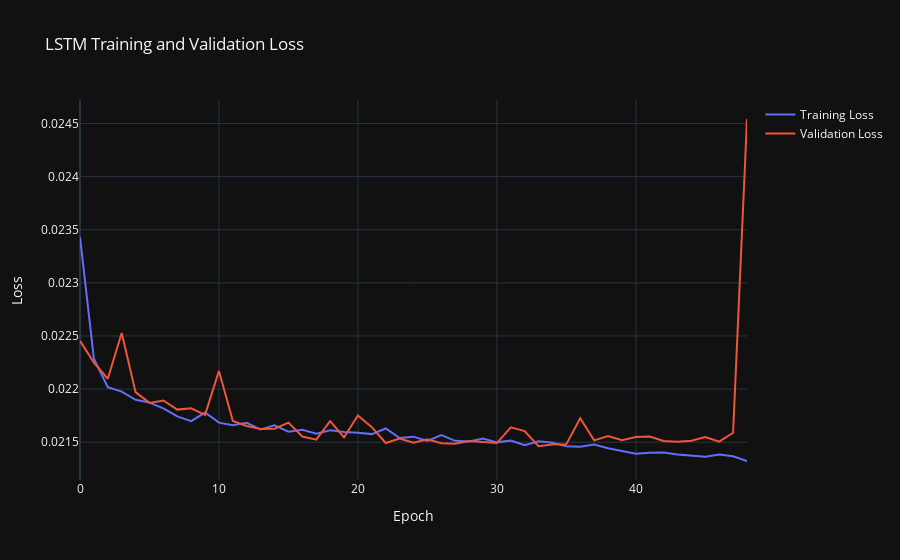
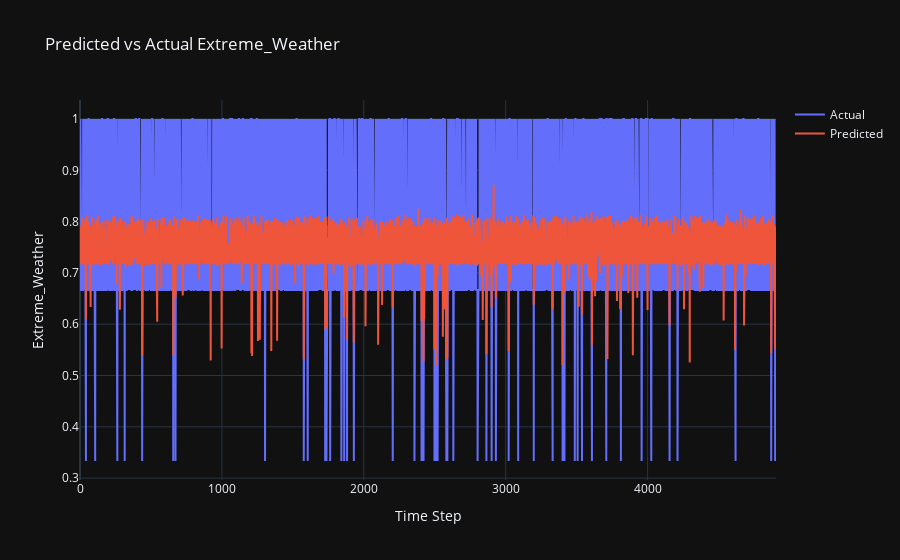

These figures' notebook cell, in order:
### Code cell
# Evaluate the model
y_pred = model.predict(X_test).flatten()
y_pred_binary = (y_pred > 0.5).astype(int)
y_test_binary = (y_test > 0.5).astype(int)

# Metrics
accuracy = accuracy_score(y_test_binary, y_pred_binary)
precision = precision_score(y_test_binary, y_pred_binary, zero_division=1)
f1 = f1_score(y_test_binary, y_pred_binary, zero_division=1)
mae = mean_absolute_error(y_test, y_pred)
rmse = np.sqrt(mean_squared_error(y_test, y_pred))
r2 = r2_score(y_test, y_pred)

# Plot training history using Plotly
fig_loss = go.Figure()
fig_loss.add_trace(go.Scatter(y=history.history['loss'], mode='lines', name='Training Loss'))
fig_loss.add_trace(go.Scatter(y=history.history['val_loss'], mode='lines', name='Validation Loss'))
fig_loss.update_layout(title="LSTM Training and Validation Loss",
                       xaxis_title="Epoch",
                       yaxis_title="Loss",
                       template="plotly_dark")
fig_loss.show()

# Plot predictions vs actual using Plotly
fig_predictions = go.Figure()
fig_predictions.add_trace(go.Scatter(y=y_test, mode='lines', name='Actual'))
fig_predictions.add_trace(go.Scatter(y=y_pred, mode='lines', name='Predicted'))
fig_predictions.update_layout(title="Predicted vs Actual Extreme_Weather",
                              xaxis_title="Time Step",
                              yaxis_title="Extreme_Weather",
                              template="plotly_dark")
fig_predictions.show()

### Figure 1 — Plotly figure (JSON) as saved in the notebook; plotly's stock layout.template omitted (floating-point values rounded to 4 significant figures)
{"data": [{"mode": "lines", "name": "Training Loss", "type": "scatter", "y": [0.02343, 0.02229, 0.02202, 0.02198, 0.0219, 0.02187, 0.02182, 0.02174, 0.0217, 0.02178, 0.02168, 0.02166, 0.02168, 0.02162, 0.02166, 0.0216, 0.02162, 0.02158, 0.02161, 0.0216, 0.02159, 0.02158, 0.02163, 0.02154, 0.02155, 0.02151, 0.02157, 0.02151, 0.02151, 0.02153, 0.0215, 0.02152, 0.02147, 0.02151, 0.02149, 0.02146, 0.02146, 0.02148, 0.02144, 0.02142, 0.02139, 0.0214, 0.0214, 0.02139, 0.02138, 0.02136, 0.02139, 0.02137, 0.02132]}, {"mode": "lines", "name": "Validation Loss", "type": "scatter", "y": [0.02245, 0.02225, 0.0221, 0.02253, 0.02197, 0.02187, 0.02189, 0.02181, 0.02182, 0.02176, 0.02217, 0.0217, 0.02165, 0.02162, 0.02163, 0.02168, 0.02155, 0.02152, 0.0217, 0.02155, 0.02175, 0.02164, 0.02149, 0.02153, 0.0215, 0.02153, 0.02149, 0.02149, 0.02151, 0.0215, 0.02149, 0.02164, 0.02161, 0.02146, 0.02148, 0.02148, 0.02173, 0.02152, 0.02156, 0.02152, 0.02155, 0.02155, 0.02151, 0.02151, 0.02151, 0.02155, 0.02151, 0.02159, 0.02454]}], "layout": {"autosize": true, "title": {"text": "LSTM Training and Validation Loss"}, "xaxis": {"autorange": true, "range": [0, 48], "title": {"text": "Epoch"}}, "yaxis": {"autorange": true, "range": [0.02114, 0.02472], "title": {"text": "Loss"}, "type": "linear"}}}

### Figure 2 — Plotly figure (JSON) as saved in the notebook; plotly's stock layout.template omitted (floating-point values rounded to 4 significant figures; data arrays with more than 128 entries replaced by an {"elided": "..."} marker saying what was removed)
{"data": [{"mode": "lines", "name": "Actual", "type": "scatter", "y": {"elided": "4906 float values"}}, {"mode": "lines", "name": "Predicted", "type": "scatter", "y": {"elided": "4906 float values"}}], "layout": {"autosize": true, "title": {"text": "Predicted vs Actual Extreme_Weather"}, "xaxis": {"autorange": true, "range": [0, 4905], "title": {"text": "Time Step"}}, "yaxis": {"autorange": true, "range": [0.2963, 1.037], "title": {"text": "Extreme_Weather"}, "type": "linear"}}}
